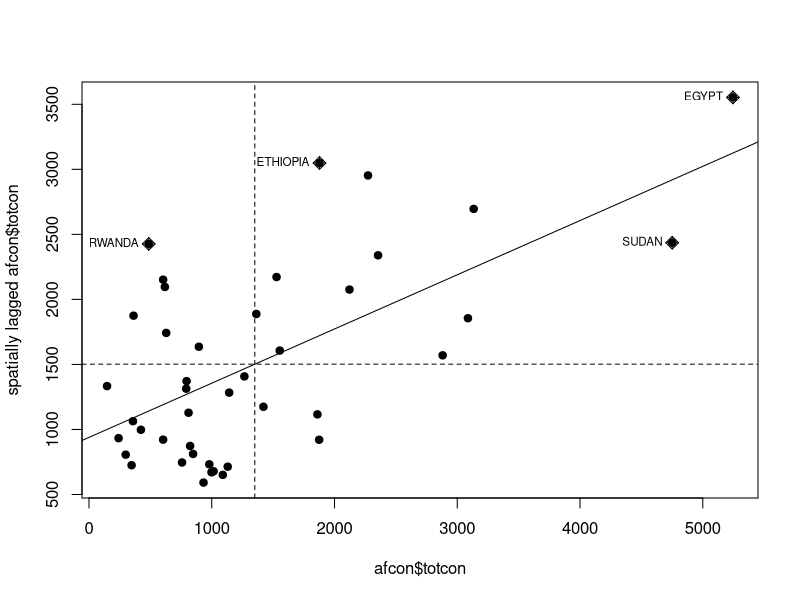
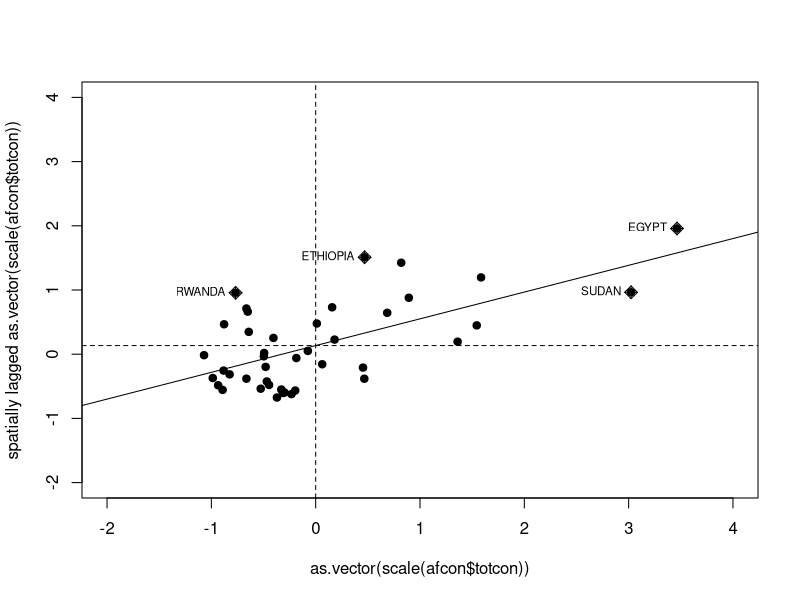

These charts were generated, in order, by the following R code:
library(spdep)


### Name: moran.plot
### Title: Moran scatterplot
### Aliases: moran.plot
### Keywords: spatial

### ** Examples

data(afcon, package="spData")
moran.plot(afcon$totcon, nb2listw(paper.nb),
 labels=as.character(afcon$name), pch=19)
moran.plot(as.vector(scale(afcon$totcon)), nb2listw(paper.nb),
 labels=as.character(afcon$name), xlim=c(-2, 4), ylim=c(-2,4), pch=19)
